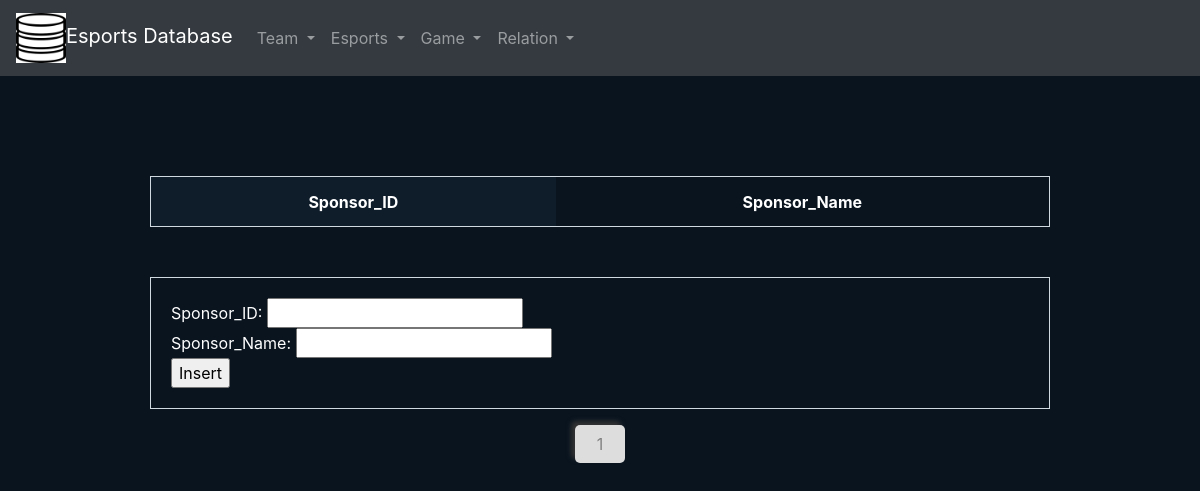
Page /game_frontend/subpage/Sponsor.php on the earlier database version.
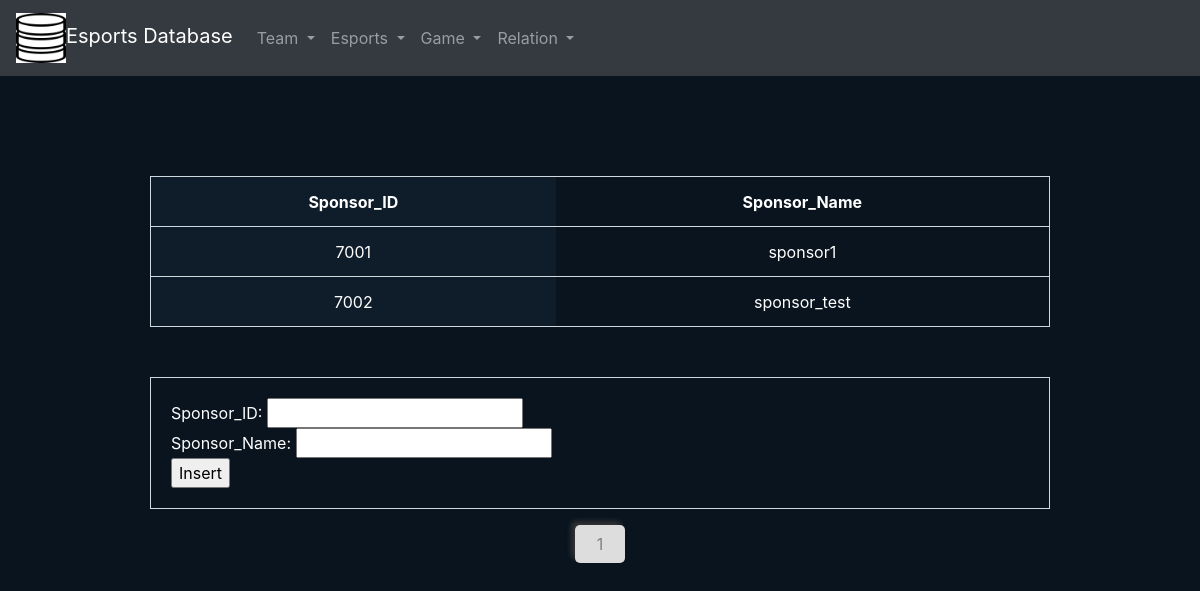
Same page on the later database version.
### tables this page shows
CREATE TABLE `sponsor` (
  `Sponsor_ID` int(11) NOT NULL,
  `Sponsor_Name` varchar(250) NOT NULL
);

### game_frontend/subpage/Sponsor.php (the view, shortened to what this page needs)
<html lang="zh-TW">
    <head>
        <link rel="stylesheet" href="https://stackpath.bootstrapcdn.com/bootstrap/4.3.1/css/bootstrap.min.css">
        <link rel="stylesheet" href="../css/index.css">
    </head>
    <body>
        <nav class="navbar navbar-expand-sm bg-dark navbar-dark">
            <a class="navbar-brand" href="../index.php"><img src="../img/db.png" class="logo">Esports Database</a>
            <ul class="navbar-nav">
                <li class="nav-item dropdown">
                    <a class="nav-link dropdown-toggle" href="#" id="navbardrop" data-toggle="dropdown">
                       Team
                    </a>
                </li>
                <li class="nav-item dropdown">
                    <a class="nav-link dropdown-toggle" href="#" id="navbardrop" data-toggle="dropdown">
                        Esports
                    </a>
                </li>
                <li class="nav-item dropdown">
                  <a class="nav-link dropdown-toggle" href="#" id="navbardrop" data-toggle="dropdown">
                    Game
                  </a>
                </li>
                <li class="nav-item dropdown">
                    <a class="nav-link dropdown-toggle" href="#" id="navbardrop" data-toggle="dropdown">
                      Relation
                    </a>
                  </li>
              </ul>
        </nav>
        <table class="tableform" align="center">
        <?php
        $db_host='127.0.0.1';
        $db_user='root';
        $db_pass='';
        $db_name='gamedb';
        $conn = mysqli_connect($db_host, $db_user, $db_pass, $db_name);
        $sql = 'select * from sponsor';
        $query = mysqli_query($conn,$sql);
            echo "
            <table class='tableform' align='center'>
            <tr>
            <th>Sponsor_ID</th>
            <th>Sponsor_Name</th>
            </tr>";
            while ($row = mysqli_fetch_array($query))
            {
                echo ' <tr>
                <td>'.$row['Sponsor_ID'].'</td>
                <td>'.$row['Sponsor_Name'].'</td>
                </tr>';
            }
        echo "</table>";
        ?>
        </table>
        <div align = "center">
        <form action="Sponsor_insert.php" method = "post" class="tableform" align = "left">
            Sponsor_ID: <input type = "text" name = "Sponsor_ID">
                        <br/>
            Sponsor_Name: <input type = "text" name = "Sponsor_Name">
                        <br/>
            <input type="submit" value ="Insert">
        </form>
        </div>
    <div align=center>
        <a class="btn" href="#">1</a>
    </div>
    </body>
</html>

Differences in the rows shown:
added sponsor: Sponsor_ID "7001", Sponsor_Name "sponsor1"
added sponsor: Sponsor_ID "7002", Sponsor_Name "sponsor_test"
